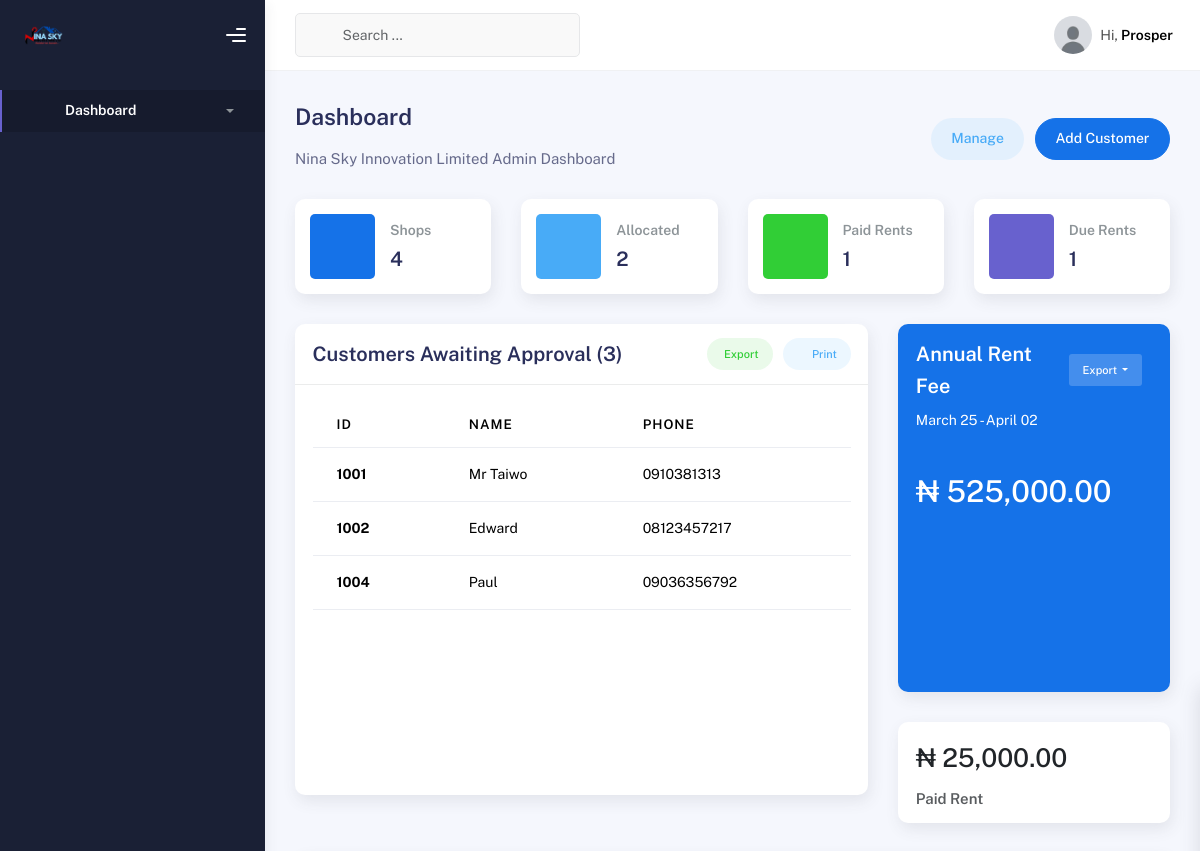
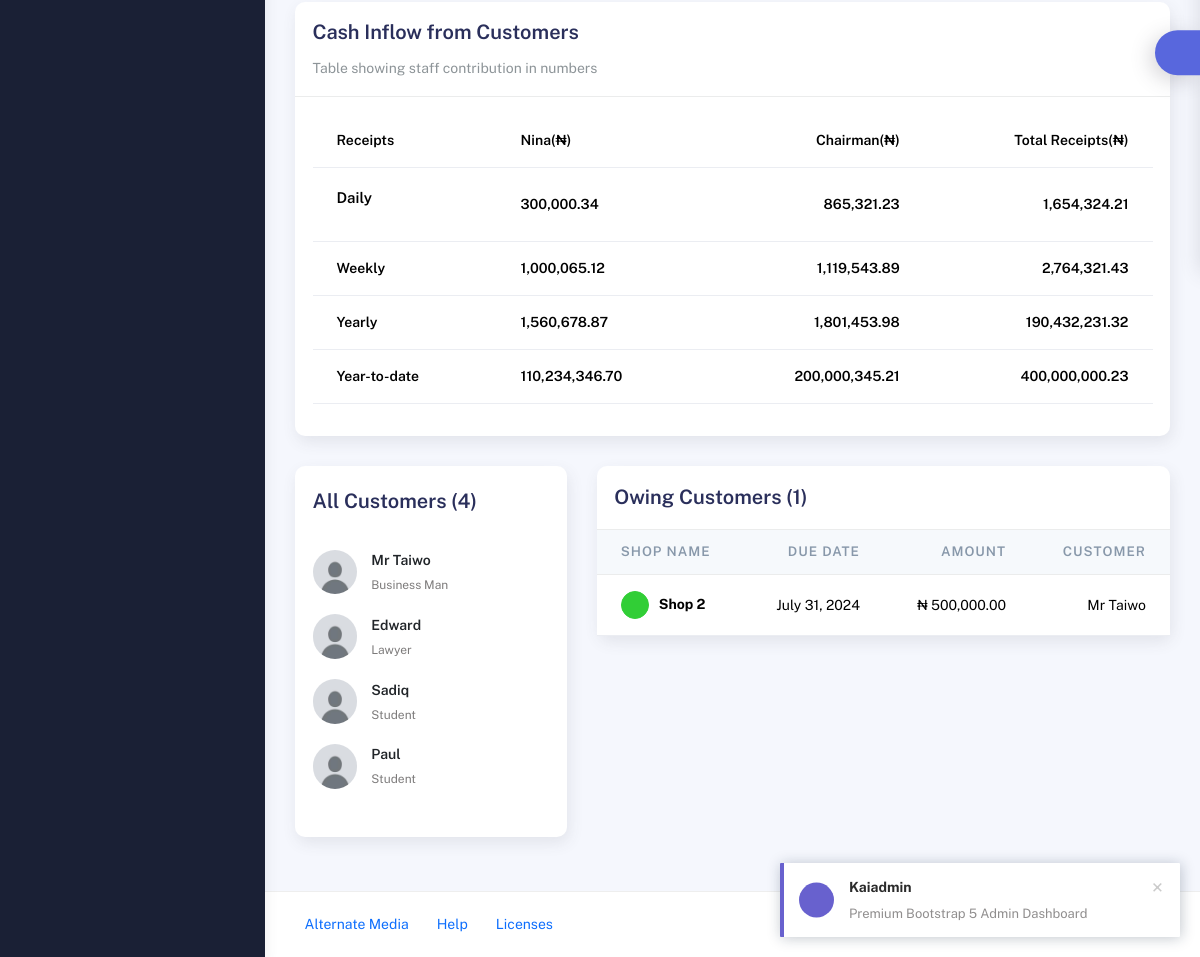
/web/dashboard/ (signed in), run on an earlier commit of the app's database (2 pictures, top to bottom).
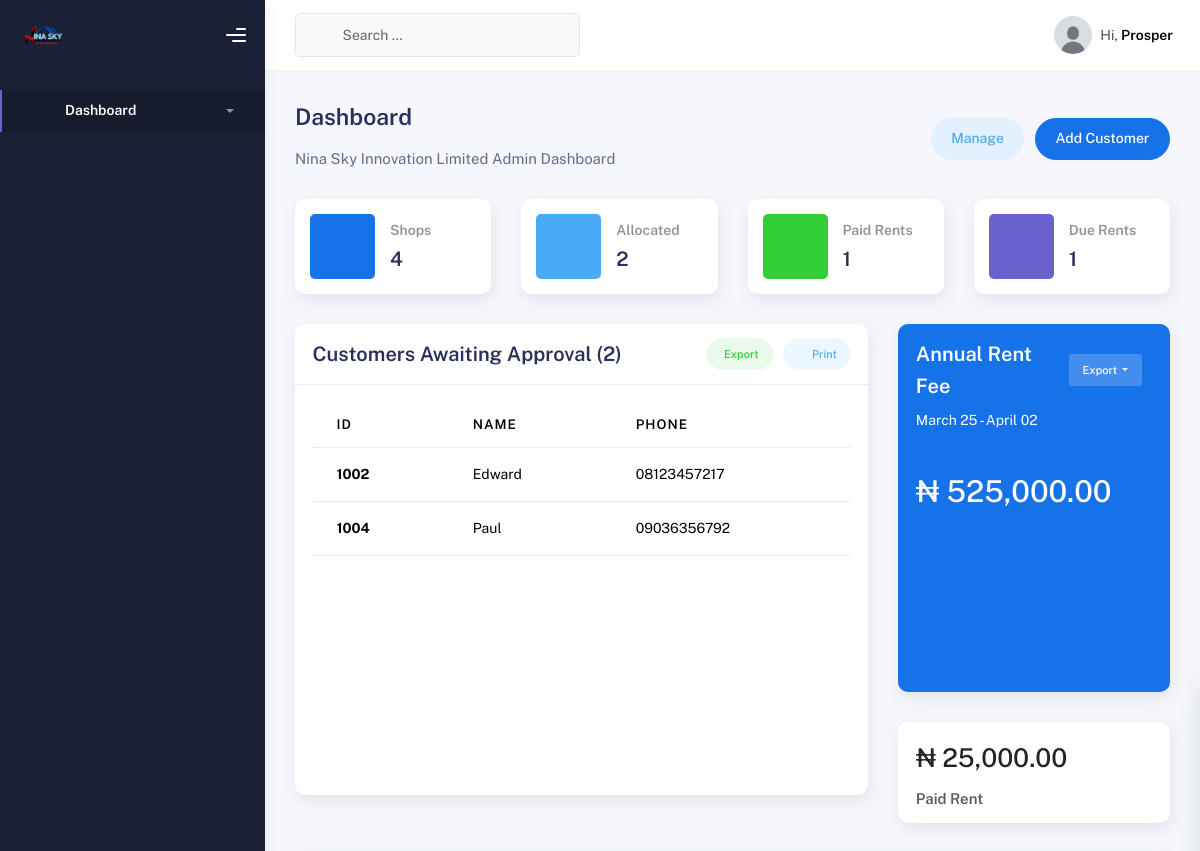
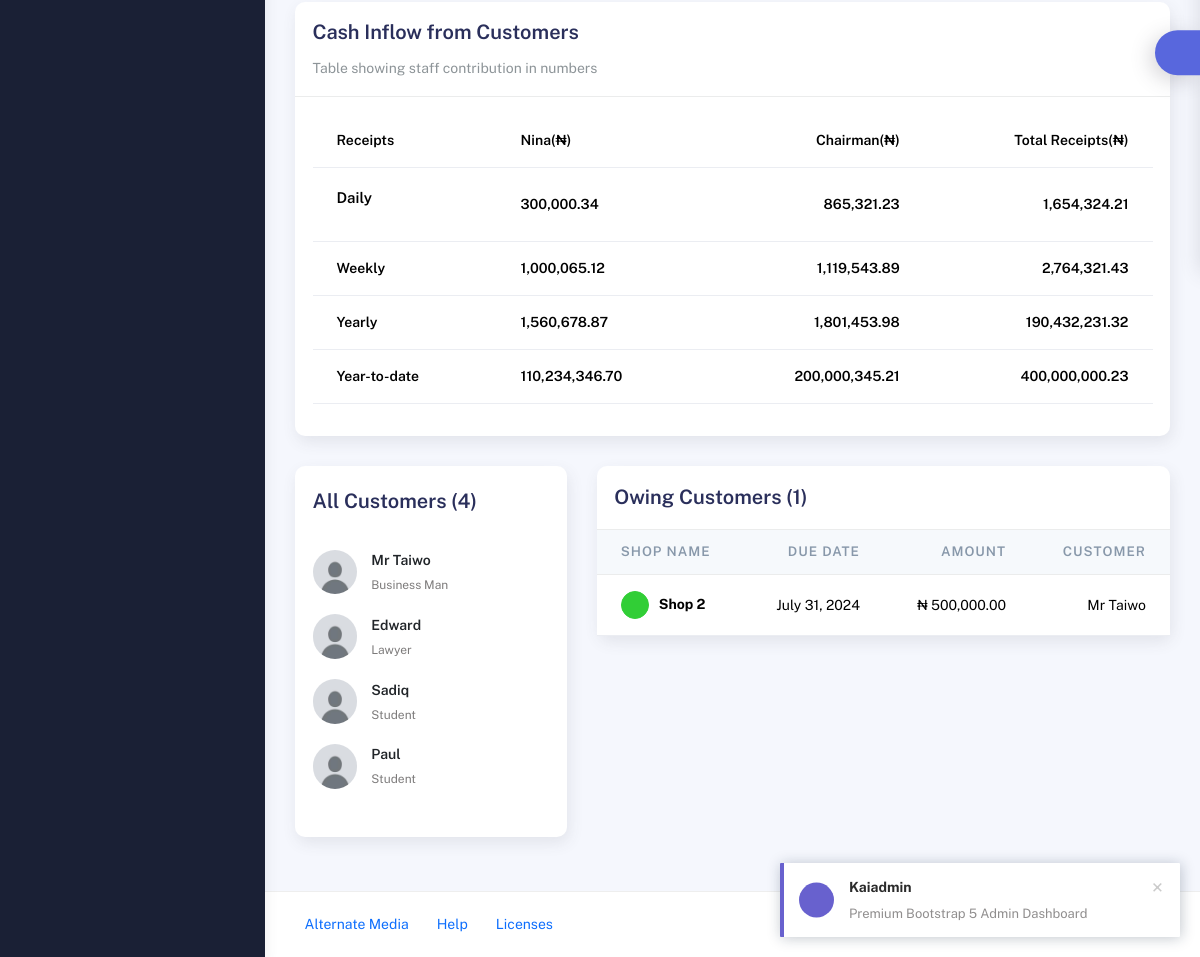
And on a later commit of the database (2 pictures, top to bottom).
### customer/models.py (models this page shows, shortened)
class Customer(models.Model):
    NATURE = [
        ('Supermarket', 'Supermarket'),
        ('Laundry', 'Laundry'),
        ('Pharmacy', 'Pharmacy'),
        ('Courier/Dispatch', 'Courier/Dispatch'),
        ('Banking/Insurance', 'Banking/Insurance'),
        ('Barbing/Salon', 'Barbing/Salon'),
    ]
    STATUS = [
        ('new', 'new'),
        ('renewal', 'renewal'),
        ('exited', 'exited'),
    ]
    STATES = [
    ("Abia", "Abia"),
    ("Adamawa", "Adamawa"),
    ("Akwa Ibom", "Akwa Ibom"),
    ("Anambra", "Anambra"),
    ("Bauchi", "Bauchi"),
    ("Bayelsa", "Bayelsa"),
    ("Benue", "Benue"),
    ("Borno", "Borno"),
    ("Cross River", "Cross River"),
    ("Delta", "Delta"),
    ("Ebonyi", "Ebonyi"),
    ("Edo", "Edo"),
    ("Ekiti", "Ekiti"),
    ("Enugu", "Enugu"),
    ("Gombe", "Gombe"),
    ("Imo", "Imo"),
    ("Jigawa", "Jigawa"),
    ("Kaduna", "Kaduna"),
    ("Kano", "Kano"),
    ("Katsina", "Katsina"),
    ("Kebbi", "Kebbi"),
    ("Kogi", "Kogi"),
    ("Kwara", "Kwara"),
    ("Lagos", "Lagos"),
    ("Nasarawa", "Nasarawa"),
    ("Niger", "Niger"),
    ("Ogun", "Ogun"),
    ("Ondo", "Ondo"),
    ("Osun", "Osun"),
    ("Oyo", "Oyo"),
    ("Plateau", "Plateau"),
    ("Rivers", "Rivers"),
    ("Sokoto", "Sokoto"),
    ("Taraba", "Taraba"),
    ("Yobe", "Yobe"),
    ("Zamfara", "Zamfara")
]
    no = models.CharField(max_length=4, unique=True)
    name = models.CharField(max_length=100)
    business = models.CharField(max_length=225)
    email = models.EmailField(unique=True)
    phone = models.CharField(max_length=11, unique=True)
    dob = models.DateField(default=None)
    address = models.CharField(max_length=225)
    state = models.CharField(max_length=225, choices=STATES)
    occupation = models.CharField(max_length=50)
    nature = models.CharField(max_length=25, choices=NATURE, default="")
    status = models.CharField(max_length=10, choices=STATUS, default='')
    date = models.DateField()
    approval =models.BooleanField(default=False)
    exitdate = models.DateField(blank=True, null=True)
    nextdue = models.DateField(blank=True, null=True)

### shop/models.py (models this page shows, shortened)
class Rent(models.Model):
    shop = models.ForeignKey(Shop, on_delete=models.Model)
    customer = models.ForeignKey(Customer, on_delete=models.CASCADE)
    rent_type = models.CharField(max_length=20, choices=RENT_TYPE)
    date_paid = models.DateTimeField(auto_now_add=True, blank=True, null=True)
    is_paid = models.BooleanField(default=False)
    is_expired = models.BooleanField(default=False)  # New field
    date_due = models.DateField()
    @staticmethod
    def rents_due_count():
        today = timezone.now().date()
        return Rent.objects.filter(date_due__lt=today).count()
    @staticmethod
    def rents_paid_count():
        return Rent.objects.filter(is_paid=True).count()

class Shop(models.Model):
    Type = [
        ('A', 'Type A'),
        ('B', 'Type B'),
        ('C', 'Type C'),
        ('D', 'Type D'),
        ('E', 'Type E'),
        ('F', 'Type F'),
    ]
    Floor = [
        ('G', 'Ground Floor'),
        ('1', 'First Floor'),
        ('2', 'Second Floor'),
    ]
    STATUS = [
        ('vacant', 'Vacant'),
        ('allocated', 'Allocated'),
    ]
    name = models.CharField(max_length=255)
    type = models.CharField(max_length=10, choices=Type)
    price = models.DecimalField(max_digits=10, decimal_places=2)
    no = models.CharField(max_length=5, unique=True)
    address = models.CharField(max_length=300)
    floor = models.CharField(max_length=20, choices=Floor)
    size = models.IntegerField()
    status = models.CharField(max_length=10, choices=STATUS, default='vacant')
    is_paid = models.BooleanField(default=False)
    @staticmethod
    def allocated_shops_count():
        return Shop.objects.filter(status="allocated").count()
    @staticmethod
    def expected_rent_fees():
        allocated_shops_sum = Shop.objects.filter(status='allocated').aggregate(total_sum=Sum('price'))['total_sum'] or 0
        formatted_sum = formatted_sum = '{:.2f}'.format(allocated_shops_sum)
        return formatted_sum
    @staticmethod
    def total_paid_shops_price():
        total_paid_price = Shop.objects.filter(is_paid=True).aggregate(Sum('price'))['price__sum'] or 0.0
        formatted_sum = formatted_sum = '{:.2f}'.format(total_paid_price)
        return formatted_sum

### web/views.py (the view)
# urls.py: path("dashboard/", dashboard, name="dashboard"),
@admin_required
def dashboard(request):
    users = User.objects.filter(is_staff=False)
    users_count = User.objects.filter(is_staff=False).count()
    no_of_due_rents = Rent.rents_due_count()
    no_of_paid_rents = Rent.rents_paid_count()
    no_of_shops = Shop.objects.all().count()
    all_customers = Customer.objects.all()
    all_customers_count = Customer.objects.all().count()
    allocated_shops = Shop.allocated_shops_count
    expected_rent_fees = Shop.expected_rent_fees
    sum_of_paid_rents = Shop.total_paid_shops_price()
    owing_customers = Rent.objects.filter(is_paid=False, shop__status="allocated")
    owing_customers_count = owing_customers.count()
    customers_awaiting_approval_count = Customer.objects.filter(approval=False).count()
    customers_awaiting_approval = Customer.objects.filter(approval=False)
    no_of_owing_shop_customers = Shop.objects.filter(status="allocated", is_paid=False).count()
    context = {"users": users, "users_count": users_count, "no_of_owing_shop_customers": no_of_owing_shop_customers, "customers_awaiting_approval": customers_awaiting_approval, "customers_awaiting_approval_count": customers_awaiting_approval_count, "all_customers": all_customers, "no_of_due_rents": no_of_due_rents, "no_of_paid_rents": no_of_paid_rents, "no_of_shops": no_of_shops, "allocated_shops": allocated_shops, "expected_rent_fees": expected_rent_fees, "sum_of_paid_rents": sum_of_paid_rents, "owing_customers": owing_customers, "owing_customers_count": owing_customers_count, "all_customers_count": all_customers_count}
    return render(request, "web/dashboard.html", context)

### templates/web/dashboard.html (shortened to what the changed rows need)
{% load static %}
{% load humanize %}
<!DOCTYPE html>
<html lang="en">
  <head>
    <link rel="stylesheet" href="{% static 'web/web_dashboard/assets/css/bootstrap.min.css' %}" />
    <link rel="stylesheet" href="{% static 'web/web_dashboard/assets/css/plugins.min.css' %}" />
    <link rel="stylesheet" href="{% static 'web/web_dashboard/assets/css/kaiadmin.min.css' %}" />
    <link rel="stylesheet" href="{% static 'web/web_dashboard/assets/css/demo.css' %}" />
  </head>
  <body>
    <div class="wrapper">
      <div class="main-panel">
        <div class="container">
          <div class="page-inner">
            <div class="row">
              <div class="col-md-8">
                <div class="card card-round">
                  <div class="card-header">
                    <div class="card-head-row">
                      <div class="card-title">Customers Awaiting Approval ({{ customers_awaiting_approval_count }})</div>
                      <div class="card-tools">
                        <a
                          href="#"
                          class="btn btn-label-success btn-round btn-sm me-2"
                        >
                        </a>
                        <a href="#" class="btn btn-label-info btn-round btn-sm">
                        </a>
                      </div>
                    </div>
                  </div>
                  <div class="card-body">
                    <div class="chart-container" style="min-height: 375px">
                        <table class="table">
                          <thead>
                            <tr>
                              <th scope="col">ID</th>
                              <th scope="col">Name</th>
                              <th scope="col">Phone</th>
                            </tr>
                          </thead>
                          <tbody>
                            {% for customer in customers_awaiting_approval %}
                            <tr>
                              <th scope="row">{{ customer.no }}</th>
                              <td>{{ customer.name }}</td>
                              <td>{{ customer.phone }}</td>
                            </tr>
                            {% endfor %}
                          </tbody>
                        </table>
                    </div>
                  </div>
                </div>
              </div>
              <div class="col-md-4">
                <div class="card card-primary card-round">
                  <div class="card-body pb-0">
                    <div class="mb-4 mt-2">
                      <h1>₦ {{expected_rent_fees|intcomma }}</h1>
                    </div>
                  </div>
                </div>
                <div class="card card-round">
                  <div class="card-body pb-0">
                    <h2 class="mb-2">₦ {{ sum_of_paid_rents|intcomma }}</h2>
                  </div>
                </div>
              </div>
            </div>
            <div class="row">
              <div class="col-md-4">
                <div class="card card-round">
                  <div class="card-body">
                    <div class="card-list py-4">
                      {% for user in all_customers %}
                      <div class="item-list">
                        {% if user.profile.image %}
                        <div class="avatar">
                          <img
                            src="{{ user.profile.image.url }}"
                            alt="..."
                            class="avatar-img rounded-circle"
                          />
                        </div>
                        {% else %}
                        <div class="avatar">
                          <img
                            src="/user.jpg"
                            alt="..."
                            class="avatar-img rounded-circle"
                          />
                        </div>
                        {% endif %}
                        <div class="info-user ms-3">
                          <div class="username">{{ user.name|title }}</div>
                          <div class="status">{{ user.occupation }}</div>
                        </div>
                        <button class="btn btn-icon btn-link op-8 me-1">
                          <a href=""><i class="fas fa-user"></i></a>
                        </button>
                        {% if user.approval %}
                        <button class="btn btn-icon btn-link btn-primary op-8">
                          <i class="fas fa-check-circle"></i>
                        </button>
                        {% else %}
                        <button class="btn btn-icon btn-link btn-danger op-8">
                          <i class="fas fa-times-circle"></i>
                        </button>
                        {% endif %}
                      </div>
                      {% endfor %}
                    </div>
                  </div>
                </div>
              </div>
              <div class="col-md-8">
                <div class="card card-round">
                  <div class="card-body p-0">
                    <div class="table-responsive">
                      <table class="table align-items-center mb-0">
                        <thead class="thead-light">
                          <tr>
                            <th scope="col">Shop Name</th>
                            <th scope="col" class="text-end">Due Date</th>
                            <th scope="col" class="text-end">Amount</th>
                            <th scope="col" class="text-end">Customer</th>
                          </tr>
                        </thead>
                        <tbody>
                          {% for customer in owing_customers %}
                          <tr>
                            <th scope="row">
                              <button
                                class="btn btn-icon btn-round btn-success btn-sm me-2"
                              >
                                <i class="fa fa-home"></i>
                              </button>
                              {{ customer.shop.name }}
                            </th>
                            <td class="text-end">{{ customer.date_due }}</td>
                            <td class="text-end">₦ {{ customer.shop.price }}</td>
                            <td class="text-end">
                              <span class="text-end">{{ customer.customer.name|capfirst }}</span>
                            </td>
                          </tr>
                          {% endfor %}
                        </tbody>
                      </table>
                    </div>
                  </div>
                </div>
              </div>
            </div>
          </div>
        </div>
      </div>
    </div>
    <script>
      $("#lineChart").sparkline([102, 109, 120, 99, 110, 105, 115], {
        type: "line",
        height: "70",
        width: "100%",
        lineWidth: "2",
        lineColor: "#177dff",
        fillColor: "rgba(23, 125, 255, 0.14)",
      });
      $("#lineChart2").sparkline([99, 125, 122, 105, 110, 124, 115], {
        type: "line",
        height: "70",
        width: "100%",
        lineWidth: "2",
        lineColor: "#f3545d",
        fillColor: "rgba(243, 84, 93, .14)",
      });
      $("#lineChart3").sparkline([105, 103, 123, 100, 95, 105, 115], {
        type: "line",
        height: "70",
        width: "100%",
        lineWidth: "2",
        lineColor: "#ffa534",
        fillColor: "rgba(255, 165, 52, .14)",
      });
    </script>
  </body>
</html>

What changed in the data, as far as the page shows it:
no longer on one of the page's lists (row edited): Customer: no "1001", name "Mr Taiwo", phone "0910381313"
changed Customer "Mr Taiwo": approval False → True (drawn)
Also different on the page:
{{ customers_awaiting_approval_count }}: "3" → "2"
